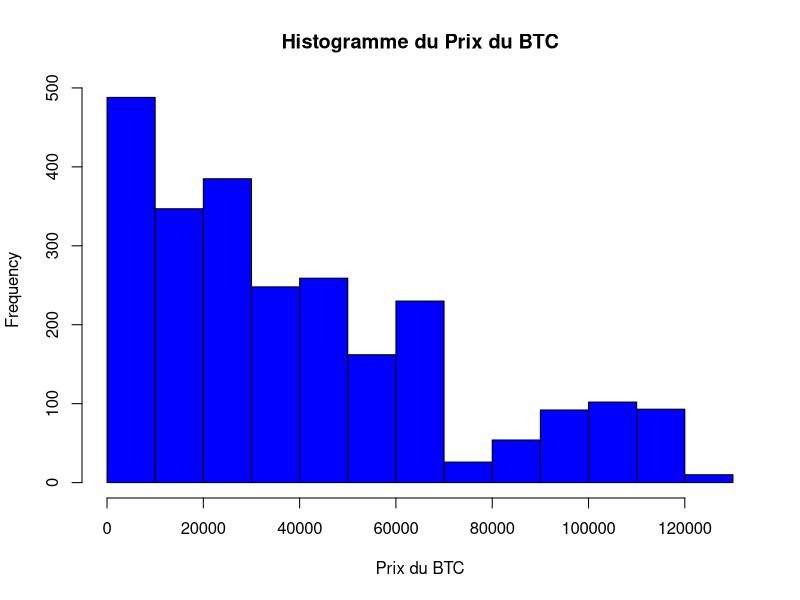
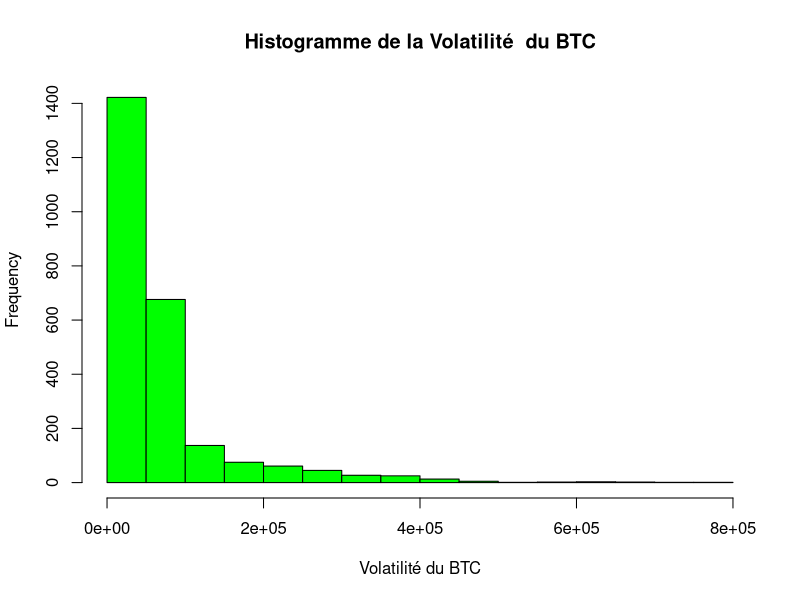
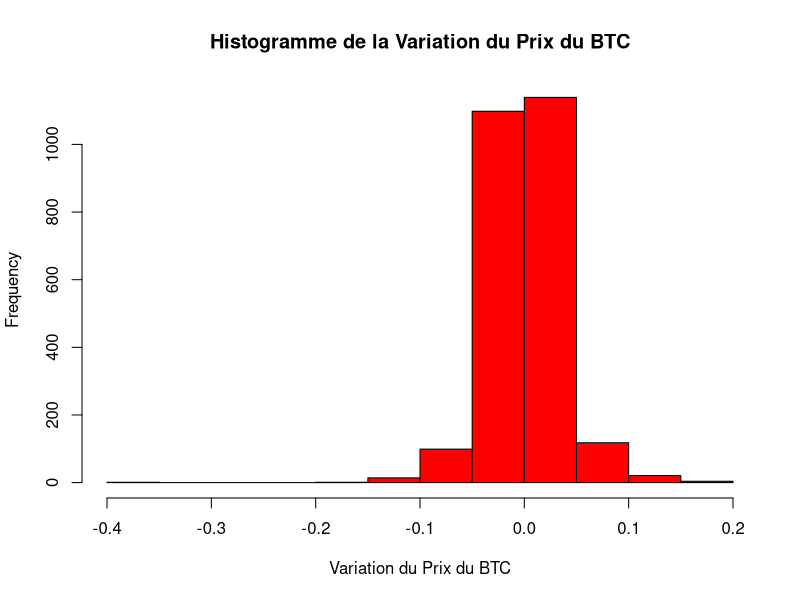
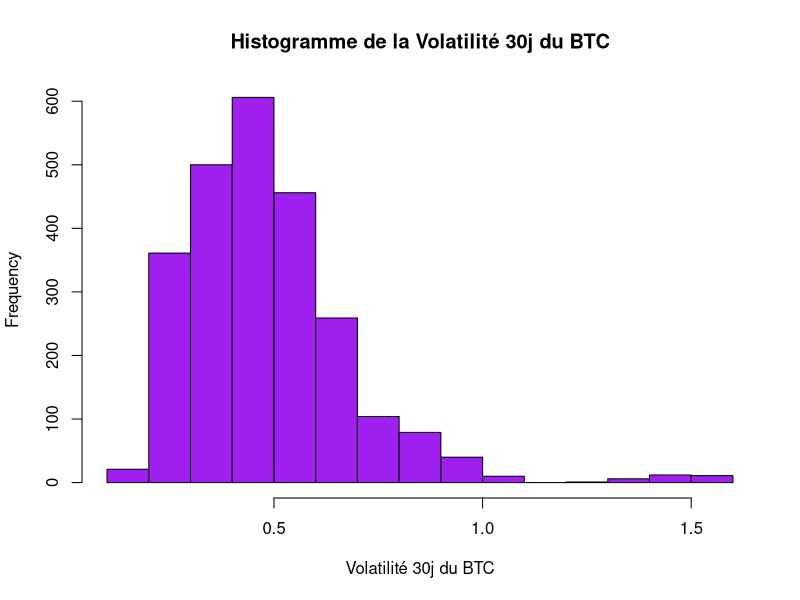

These figures' R source, in order:
## ---- chunk 1
Dataset = read.table("dataset.csv", header=T,sep=';',row.names=1)
## ---- chunk 2
str(Dataset)
## ---- chunk 3
summary(Dataset)
## ---- chunk 4
colnames(Dataset)
## ---- chunk 5
colnames(Dataset) = c("Tendance", "Volatilite_level", "Prix_BTC", "Var_Prix_BTC",
                      "Volatilite_BTC", "Volatilite30j_BTC", "Prix_ETH", "Var_Prix_ETH",
                      "Volatilite_ETH", "Volatilite30j_ETH", "Prix_snp500", "Var_Prix_snp500",
                      "Prix_Gold", "Var_Prix_Gold", "Fear_Index_score", 
                      "Fear_index_category", "Fear_index_category_simple",
                      "Variation_Fear","Var_Fear_Pct","taux_fed")
## ---- chunk 6
Dataset$Prix_BTC = as.numeric(as.character(Dataset$Prix_BTC))
Dataset$Var_Prix_BTC = as.numeric(as.character(Dataset$Var_Prix_BTC))
Dataset$Volatilite_BTC = as.numeric(as.character(Dataset$Volatilite_BTC))
Dataset$Volatilite30j_BTC = as.numeric(as.character(Dataset$Volatilite30j_BTC))
Dataset$Prix_ETH = as.numeric(as.character(Dataset$Prix_ETH))
Dataset$Var_Prix_ETH = as.numeric(as.character(Dataset$Var_Prix_ETH))
Dataset$Volatilite_ETH = as.numeric(as.character(Dataset$Volatilite_ETH))
Dataset$Volatilite30j_ETH = as.numeric(as.character(Dataset$Volatilite30j_ETH))
Dataset$Prix_snp500 = as.numeric(as.character(Dataset$Prix_snp500))
Dataset$Var_Prix_snp500 = as.numeric(as.character(Dataset$Var_Prix_snp500))
Dataset$Prix_Gold = as.numeric(as.character(Dataset$Prix_Gold))
Dataset$Var_Prix_Gold = as.numeric(as.character(Dataset$Var_Prix_Gold))
Dataset$Fear_Index_score = as.numeric(as.character(Dataset$Fear_Index_score))
Dataset$Variation_Fear = as.numeric(as.character(Dataset$Variation_Fear))
Dataset$Var_Fear_Pct = as.numeric(as.character(Dataset$Var_Fear_Pct))
## ---- chunk 7
# MOYENNE DES VARIABLES QUANTITATIVES Lié au BTC

cat("moyenne des variables quantitatives lié au BTC :")
mean(Dataset$Prix_BTC)
mean(Dataset$Var_Prix_BTC, na.rm = TRUE) #afin de ne pas prendre en compte les NA
mean(Dataset$Volatilite_BTC)
mean(Dataset$Volatilite30j_BTC , na.rm = TRUE) # afin de ne pas prendre en compte les NA

#mediane des variables quantitatives lié au BTC

cat("mediane des variables quantitatives lié au BTC")
median(Dataset$Prix_BTC)
median(Dataset$Var_Prix_BTC, na.rm = TRUE)
median(Dataset$Volatilite_BTC)
median(Dataset$Volatilite30j_BTC , na.rm = TRUE)

#ecart-type des variables quantitatives lié au BTC"

cat("ecart-type des variables quantitatives lié au BTC")
sd(Dataset$Prix_BTC)
sd(Dataset$Var_Prix_BTC, na.rm = TRUE)
sd(Dataset$Volatilite_BTC)
sd(Dataset$Volatilite30j_BTC , na.rm = TRUE)

#variance des variables quantitatives lié au BTC"

cat("variance des variables quantitatives lié au BTC")
var(Dataset$Prix_BTC)
var(Dataset$Var_Prix_BTC, na.rm = TRUE)
var(Dataset$Volatilite_BTC)
var(Dataset$Volatilite30j_BTC , na.rm = TRUE)

#Quantiles des variables quantitatives lié au BTC"

cat("Quantiles des variables quantitatives lié au BTC")
quantile(Dataset$Prix_BTC, na.rm = TRUE)
quantile(Dataset$Var_Prix_BTC, na.rm = TRUE)
quantile(Dataset$Volatilite_BTC)
quantile(Dataset$Volatilite30j_BTC , na.rm = TRUE)

## ---- chunk 8
hist(Dataset$Prix_BTC,main="Histogramme du Prix du BTC", 
                      xlab ="Prix du BTC", col="blue", border="black")

hist(Dataset$Volatilite_BTC,main="Histogramme de la Volatilité  du BTC", 
                            xlab ="Volatilité du BTC", col="green", border="black")

hist(Dataset$Var_Prix_BTC,main="Histogramme de la Variation du Prix du BTC",
                          xlab ="Variation du Prix du BTC", col="red", border="black")


hist(Dataset$Volatilite30j_BTC,main="Histogramme de la Volatilité 30j du BTC", 
                            xlab ="Volatilité 30j du BTC", col="purple", border="black")
## ---- chunk 9
hist_prix <- hist(Dataset$Prix_BTC, plot = FALSE)

print(hist_prix['breaks'])
print(hist_prix['counts'])

table_freq <- data.frame(
  Prix = hist_prix$breaks[-length(hist_prix$breaks)], # Les 13 bornes inférieures
  Frequence = hist_prix$counts                             # Les 13 effectifs absolus
)

table_freq_transposé = t(table_freq)
